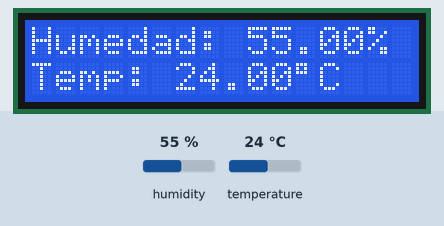
The sketch below on a simulated ESP32. Shown: 16×2 character LCD. The test bench sets the inputs (shaded band); at power-on: humidity 55 %, temperature 24 °C. What the sketch prints to the serial monitor is not drawn.

Above: at 1.6 s.
1.7 s: humidity set to 22 %
At 3.4 s:
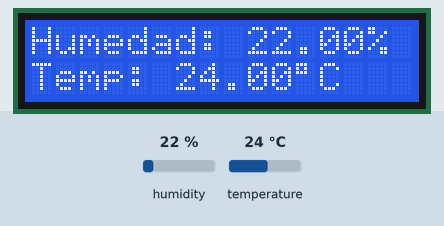
4.6 s: temperature set to 12 °C
At 6.2 s:
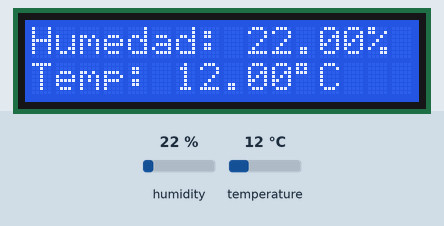
7.5 s: humidity set to 40 %
At 10.4 s:
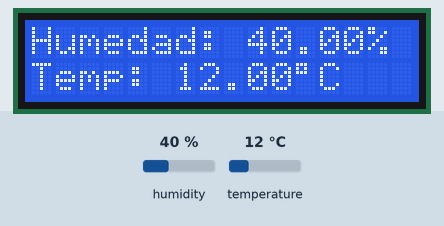
10.7 s: temperature set to 19 °C
At 12.3 s:
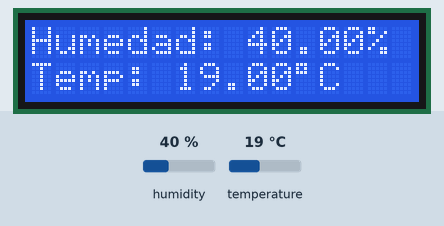
Timing chart, 0 to 13.8 s (numbered marks = the images above; inputs shaded):
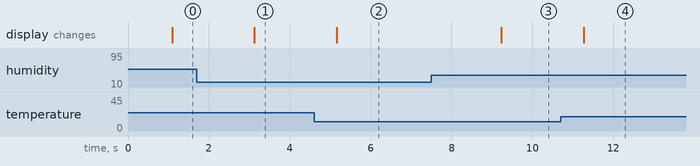

The sketch:

dth11_lcd-esp32.ino
```cpp
// Example testing sketch for various DHT humidity/temperature sensors
// Written by ladyada, public domain

// REQUIRES the following Arduino libraries:
// - DHT Sensor Library: https://github.com/adafruit/DHT-sensor-library
// - Adafruit Unified Sensor Lib: https://github.com/adafruit/Adafruit_Sensor


#include <LiquidCrystal.h>
#include "DHT.h"

#define DHTPIN 19     // Digital pin connected to the DHT sensor

// Uncomment whatever type you're using!
#define DHTTYPE DHT11   // DHT 11
//#define DHTTYPE DHT22   // DHT 22  (AM2302), AM2321
//#define DHTTYPE DHT21   // DHT 21 (AM2301)

// Connect pin 1 (on the left) of the sensor to +5V
// NOTE: If using a board with 3.3V logic like an Arduino Due connect pin 1
// to 3.3V instead of 5V!
// Connect pin 8 of the sensor to whatever your DHTPIN is
// Connect pin 3 (on the right) of the sensor to GROUND (if your sensor has 3 pins)
// Connect pin 4 (on the right) of the sensor to GROUND and leave the pin 3 EMPTY (if your sensor has 4 pins)
// Connect a 10K resistor from pin 2 (data) to pin 1 (power) of the sensor

// Initialize DHT sensor.
// Note that older versions of this library took an optional third parameter to
// tweak the timings for faster processors.  This parameter is no longer needed
// as the current DHT reading algorithm adjusts itself to work on faster procs.
DHT dht(DHTPIN, DHTTYPE);

// initialize the library by associating any needed LCD interface pin
// with the arduino pin number it is connected to
const int rs = 22, en = 23, d4 = 4, d5 = 0, d6 = 2, d7 = 15;
LiquidCrystal lcd(rs, en, d4, d5, d6, d7);

void setup() {
  Serial.begin(9600);
  Serial.println(F("DHTxx test!"));
  dht.begin();

  // set up the LCD's number of columns and rows:
  lcd.begin(16, 2);
  // Print a message to the LCD.
  lcd.print("LCD Ready!");
}

void loop() {
  // Wait a few seconds between measurements.
  delay(1000);

  // Reading temperature or humidity takes about 250 milliseconds!
  // Sensor readings may also be up to 1 seconds 'old' (its a very slow sensor)
  float h = dht.readHumidity();
  // Read temperature as Celsius (the default)
  float t = dht.readTemperature();
  // Check if any reads failed and exit early (to try again).

  // Print readings using the serial port
  if (isnan(h) || isnan(t)) {
    Serial.println(F("Failed to read from DHT sensor!"));
    return;
  }
  Serial.print(F("Humidity: "));
  Serial.print(h);
  Serial.print(F("%  Temperature: "));
  Serial.print(t);
  Serial.println(F("°C "));

  // Print readings using the lcd
  lcd.clear();
  //Choosing the first line and row
  lcd.setCursor(0,0);
  //Typing Humedad:   to the first line starting from the first row
  lcd.print("Humedad: ");
  //Typing the humidity readings after "Humedad: "
  lcd.print(h);
  lcd.print("%");
  lcd.setCursor(0,1);
  //Typing Temperatura:   to the first line starting from the first row
  lcd.print("Temp: ");
  //Typing   the temperature readings after "Temperatura: "
  lcd.print(t);
  lcd.print((char)223); // displaying degree symbol (°).
  lcd.print("C");
}
```

Measured:
- after the input at 1.7 s, the display: changes after 1.4 s (image 1)
- after the input at 4.6 s, the display: changes after 0.56 s (image 2)
- after the input at 7.5 s, the display: changes after 1.7 s (image 3)
- after the input at 10.7 s, the display: changes after 0.57 s (image 4)
